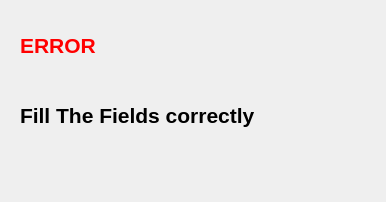
<?xml version="1.0" encoding="UTF-8"?>
<ui version="4.0">
 <class>DialogueBox</class>
 <widget class="QWidget" name="DialogueBox">
  <property name="geometry">
   <rect>
    <x>0</x>
    <y>0</y>
    <width>386</width>
    <height>202</height>
   </rect>
  </property>
  <property name="windowTitle">
   <string>DialogueBox</string>
  </property>
  <widget class="QLabel" name="label">
   <property name="geometry">
    <rect>
     <x>20</x>
     <y>30</y>
     <width>141</width>
     <height>31</height>
    </rect>
   </property>
   <property name="text">
    <string>&lt;html&gt;&lt;head/&gt;&lt;body&gt;&lt;p&gt;&lt;span style=&quot; font-size:16pt; font-weight:600; color:#ff0000;&quot;&gt;ERROR&lt;/span&gt;&lt;/p&gt;&lt;/body&gt;&lt;/html&gt;</string>
   </property>
  </widget>
  <widget class="QLabel" name="ErrorBox">
   <property name="geometry">
    <rect>
     <x>20</x>
     <y>100</y>
     <width>351</width>
     <height>31</height>
    </rect>
   </property>
   <property name="text">
    <string>&lt;html&gt;&lt;head/&gt;&lt;body&gt;&lt;p&gt;&lt;span style=&quot; font-size:16pt; font-weight:600; color:#000000;&quot;&gt;Fill The Fields correctly&lt;/span&gt;&lt;/p&gt;&lt;/body&gt;&lt;/html&gt;</string>
   </property>
  </widget>
 </widget>
 <layoutdefault spacing="6" margin="11"/>
 <resources/>
 <connections/>
</ui>
